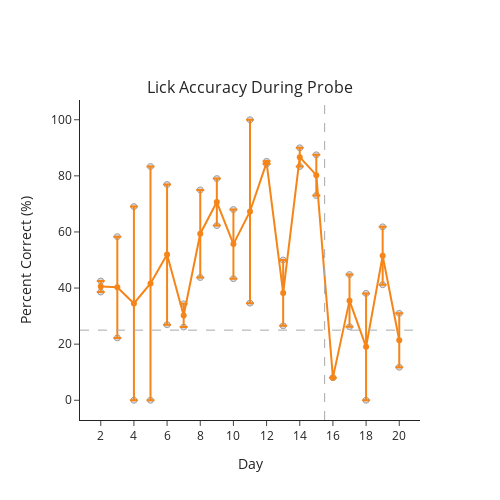

The code cell stored with this chart in its notebook:
### Code cell
## Percent correct probe
accuracy_probe = pd.DataFrame()
for experiment in experiment_pc_probe:
    for mouse in experiment_pc_probe[experiment]:
        if mouse == 'mc_EEG2_01':
            next
        else:
            df = pd.DataFrame(experiment_pc_probe[experiment][mouse], index=[0]).T.rename(columns={0: 'percent_correct'})
            df.insert(0, 'mouse', mouse)
            df.insert(1, 'day', [x for x in np.arange(1, 21)])
            accuracy_probe = pd.concat([accuracy_probe, df], axis=0, ignore_index=True)
accuracy_probe = accuracy_probe[accuracy_probe['day'] > 1]
fig = pf.plot_behavior_across_days(accuracy_probe, x_var='day', y_var='percent_correct', groupby_var=['day'], titles=['Lick Accuracy During Probe'], expert_line=False,
                                   x_title='Day', y_title='Percent Correct (%)', template='simple_white', avg_color=colors[0], plot_transitions=[15.5])
fig.update_xaxes(dtick=2)
fig.show()
fig.write_image(pjoin(fig_path, 'probe_accuracy.png'))

### Figure 1 — Plotly figure (JSON) as saved in the notebook; plotly's stock layout.template omitted (floating-point values rounded to 4 significant figures)
{"data": [{"marker": {"color": "rgb(179,179,179)", "line": {"width": 1}}, "mode": "markers", "name": "mc13", "opacity": 0.5, "type": "scatter", "x": [2, 3, 4, 5, 6, 7, 8, 9, 10, 11, 12, 13, 14, 15, 16, 17, 18, 19, 20], "y": [38.57, 22.22, 0, 83.33, 26.92, 34.38, 43.75, 62.26, 68, 100, 84.21, 50, 90, 87.5, 8.065, 26.19, 38.1, 61.82, 30.99]}, {"marker": {"color": "rgb(179,179,179)", "line": {"width": 1}}, "mode": "markers", "name": "mc14", "opacity": 0.5, "type": "scatter", "x": [2, 3, 4, 5, 6, 7, 8, 9, 10, 11, 12, 13, 14, 15, 16, 17, 18, 19, 20], "y": [42.5, 58.33, 69.05, 0, 76.92, 26.09, 75, 79.03, 43.33, 34.62, 85.19, 26.53, 83.33, 72.97, null, 44.83, 0, 41.18, 11.76]}, {"error_y": {"array": [1.964, 18.06, 34.52, 41.67, 25.0, 4.144, 15.62, 8.384, 12.33, 32.69, 0.4873, 11.73, 3.333, 7.264, null, 9.319, 19.05, 10.32, 9.611], "type": "data"}, "line": {"color": "#F58518"}, "mode": "lines+markers", "type": "scatter", "x": [2, 3, 4, 5, 6, 7, 8, 9, 10, 11, 12, 13, 14, 15, 16, 17, 18, 19, 20], "y": [40.54, 40.28, 34.52, 41.67, 51.92, 30.23, 59.38, 70.65, 55.67, 67.31, 84.7, 38.27, 86.67, 80.24, 8.065, 35.51, 19.05, 51.5, 21.38]}], "layout": {"annotations": [{"font": {"size": 16}, "showarrow": false, "text": "Lick Accuracy During Probe", "x": 0.5, "xanchor": "center", "xref": "paper", "y": 1, "yanchor": "bottom", "yref": "paper"}], "height": 500, "shapes": [{"line": {"color": "darkgrey", "dash": "dash", "width": 1}, "opacity": 1, "type": "line", "x0": 0, "x1": 1, "xref": "x domain", "y0": 25, "y1": 25, "yref": "y"}, {"line": {"color": "darkgrey", "dash": "dash", "width": 1}, "opacity": 1, "type": "line", "x0": 15.5, "x1": 15.5, "xref": "x", "y0": 0, "y1": 1, "yref": "y domain"}], "showlegend": false, "title": {"x": 0.5, "xanchor": "center", "y": 0.9, "yanchor": "top"}, "width": 500, "xaxis": {"anchor": "y", "domain": [0, 1], "dtick": 2, "title": {"text": "Day"}}, "yaxis": {"anchor": "x", "domain": [0, 1], "title": {"text": "Percent Correct (%)"}}}}
